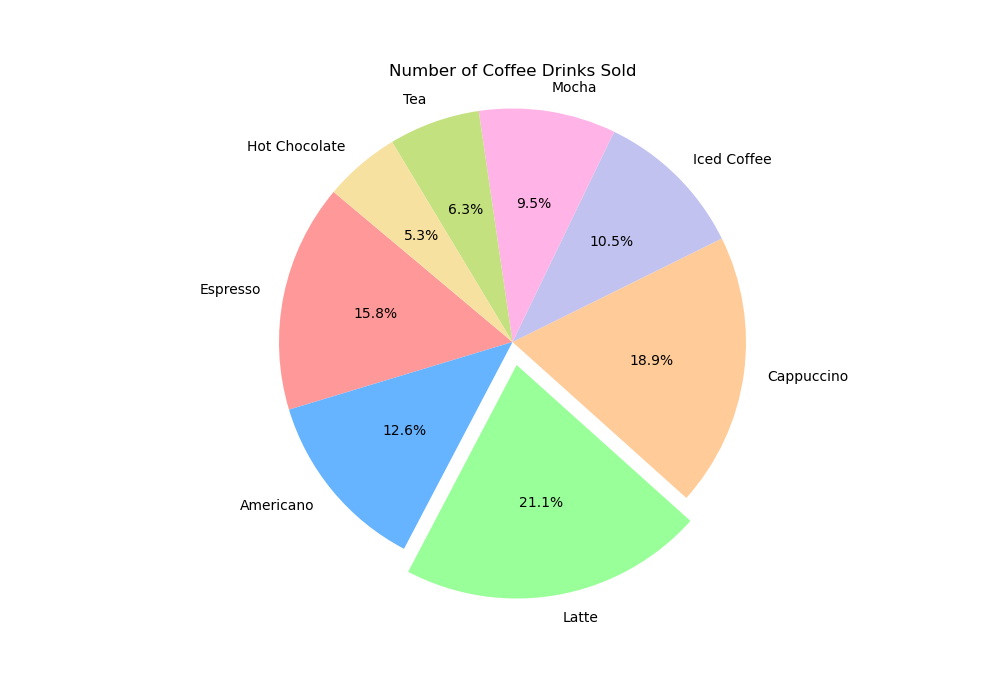

Write the Python code that produced this figure.

import matplotlib.pyplot as plt

# Data from the table
data = [
    {'Drink Type': 'Espresso', 'Number of Cups Sold': 150},
    {'Drink Type': 'Americano', 'Number of Cups Sold': 120},
    {'Drink Type': 'Latte', 'Number of Cups Sold': 200},
    {'Drink Type': 'Cappuccino', 'Number of Cups Sold': 180},
    {'Drink Type': 'Iced Coffee', 'Number of Cups Sold': 100},
    {'Drink Type': 'Mocha', 'Number of Cups Sold': 90},
    {'Drink Type': 'Tea', 'Number of Cups Sold': 60},
    {'Drink Type': 'Hot Chocolate', 'Number of Cups Sold': 50}
]

# Extracting the names of the drinks and the number of cups sold
drink_types = [item['Drink Type'] for item in data]
cups_sold = [item['Number of Cups Sold'] for item in data]

# Colors for the pie chart (one color for each drink type)
colors = ['#ff9999','#66b3ff','#99ff99','#ffcc99', '#c2c2f0','#ffb3e6', '#c4e17f', '#f7e1a0']

# Explode the slice with the most cups sold (in this case, Latte)
explode = [0.1 if drink == 'Latte' else 0 for drink in drink_types]

# Plotting the pie chart
plt.figure(figsize=(10,7))
plt.pie(cups_sold, explode=explode, labels=drink_types, colors=colors, autopct='%1.1f%%', startangle=140)
plt.title('Number of Coffee Drinks Sold')

# Equal aspect ratio ensures that pie is drawn as a circle.
plt.axis('equal')

# Display the pie chart
plt.show()
